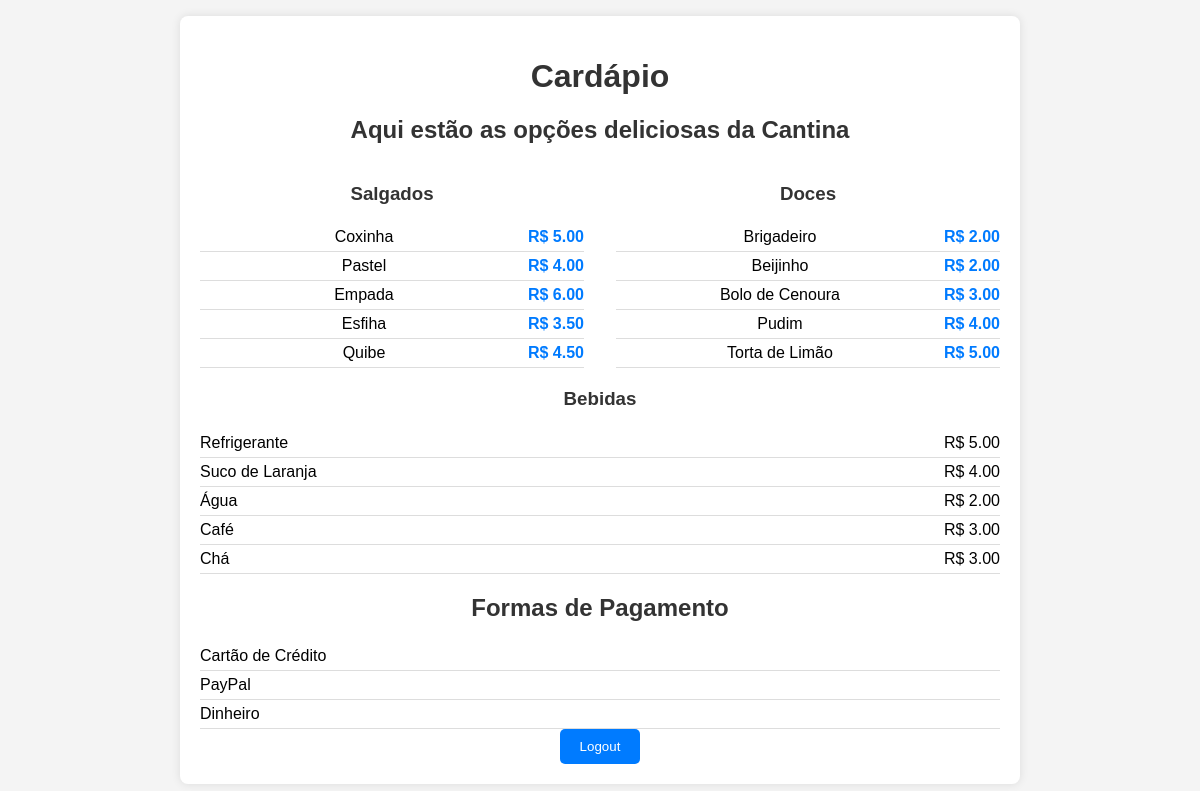
The app's page /neides/client_dashboard/ (signed in) with its own data.
### neides/models.py (models this page shows, shortened)
class Item(models.Model):
    CATEGORY_CHOICES = [
        ('salgado', 'Salgado'),
        ('doce', 'Doce'),
        ('bebida', 'Bebida'),
    ]
    name = models.CharField(max_length=100)
    price = models.DecimalField(max_digits=10, decimal_places=2)
    stock = models.IntegerField()
    category = models.CharField(max_length=10, choices=CATEGORY_CHOICES)
    discount_strategy = None
    def set_discount_strategy(self, strategy):
        self.discount_strategy = strategy

### neides/views.py (the view)
# urls.py: path('client_dashboard/', views.client_dashboard, name='client_dashboard'),
@login_required
def client_dashboard(request):
    salgados = Item.objects.filter(category='salgado')
    doces = Item.objects.filter(category='doce')
    bebidas = Item.objects.filter(category='bebida')
    for item in salgados:
        item.set_discount_strategy(FixedDiscount(1.00))  # Example: Fixed discount of 1.00
    for item in doces:
        item.set_discount_strategy(PercentageDiscount(10))  # Example: 10% discount
    return render(request, 'neides/client_dashboard.html', {
        'salgados': salgados,
        'doces': doces,
        'bebidas': bebidas,
    })

### neides/templates/neides/client_dashboard.html (shortened to what this page needs)
{% extends 'neides/base.html' %}
{% block content %}
<h1>Cardápio</h1>
<h2>Aqui estão as opções deliciosas da Cantina</h2>
<div class="menu-columns">
    <div class="menu-column">
        <h3>Salgados</h3>
        <ul>
            {% for item in salgados %}
                <li>
                    <div class="item-info">{{ item.name }}</div>
                    <div class="item-price">R$ {{ item.price }}</div>
                </li>
            {% endfor %}
        </ul>
    </div>
    <div class="menu-column">
        <h3>Doces</h3>
        <ul>
            {% for item in doces %}
                <li>
                    <div class="item-info">{{ item.name }}</div>
                    <div class="item-price">R$ {{ item.price }}</div>
                </li>
            {% endfor %}
        </ul>
    </div>
</div>
<div class="beverages">
    <h3>Bebidas</h3>
    <ul>
        {% for item in bebidas %}
            <li>
                <div class="item-info">{{ item.name }}</div>
                <div class="item-price">R$ {{ item.price }}</div>
            </li>
        {% endfor %}
    </ul>
</div>
<h2>Formas de Pagamento</h2>
<ul>
    <li>Cartão de Crédito</li>
    <li>PayPal</li>
    <li>Dinheiro</li>
</ul>
<a href="{% url 'logout' %}"><button>Logout</button></a>
{% endblock %}

### neides/templates/neides/base.html (shortened to what this page needs)
<!DOCTYPE html>
<html>
<head>
    {% load static %}
    <link rel="stylesheet" type="text/css" href="{% static 'neides/css/styles.css' %}">
</head>
<body>
    <div class="container">
        {% block content %}{% endblock %}
    </div>
</body>
</html>

### neides/static/neides/css/styles.css (style rules this page uses)
body { font-family: Arial, sans-serif; background-color: #f4f4f4; margin: 0; padding: 0; display: flex; justify-content: center; align-items: center; height: 100vh; }
.container { width: 80%; max-width: 800px; margin: 0 auto; padding: 20px; background-color: #fff; box-shadow: 0 0 10px rgba(0, 0, 0, 0.1); border-radius: 8px; text-align: center; }
h1, h2, h3 { color: #333; }
ul { list-style-type: none; padding: 0; margin: 0; }
li { padding: 5px 0; border-bottom: 1px solid #ddd; display: flex; justify-content: space-between; align-items: center; }
a { color: #007bff; text-decoration: none; }
button { background-color: #007bff; color: #fff; border: none; padding: 10px 20px; border-radius: 5px; cursor: pointer; }
.menu-columns { display: flex; justify-content: space-between; }
.menu-column { width: 48%; }
.menu-column ul { padding: 0; }
.menu-column li { display: flex; justify-content: space-between; align-items: center; padding: 5px 0; }
.menu-column .item-info { flex-grow: 1; }
.menu-column .item-price { font-weight: bold; color: #007bff; }
.beverages { text-align: center; margin-top: 20px; }
.beverages ul { padding: 0; }
.beverages li { display: flex; justify-content: space-between; align-items: center; padding: 5px 0; }

### records on screen
Item: name "Coxinha", price "5.00"
Item: name "Pastel", price "4.00"
Item: name "Empada", price "6.00"
Item: name "Esfiha", price "3.50"
Item: name "Quibe", price "4.50"
Item: name "Brigadeiro", price "2.00"
Item: name "Beijinho", price "2.00"
Item: name "Bolo de Cenoura", price "3.00"
Item: name "Pudim", price "4.00"
Item: name "Torta de Limão", price "5.00"
Item: name "Refrigerante", price "5.00"
Item: name "Suco de Laranja", price "4.00"
Item: name "Água", price "2.00"
Item: name "Café", price "3.00"
Item: name "Chá", price "3.00"
